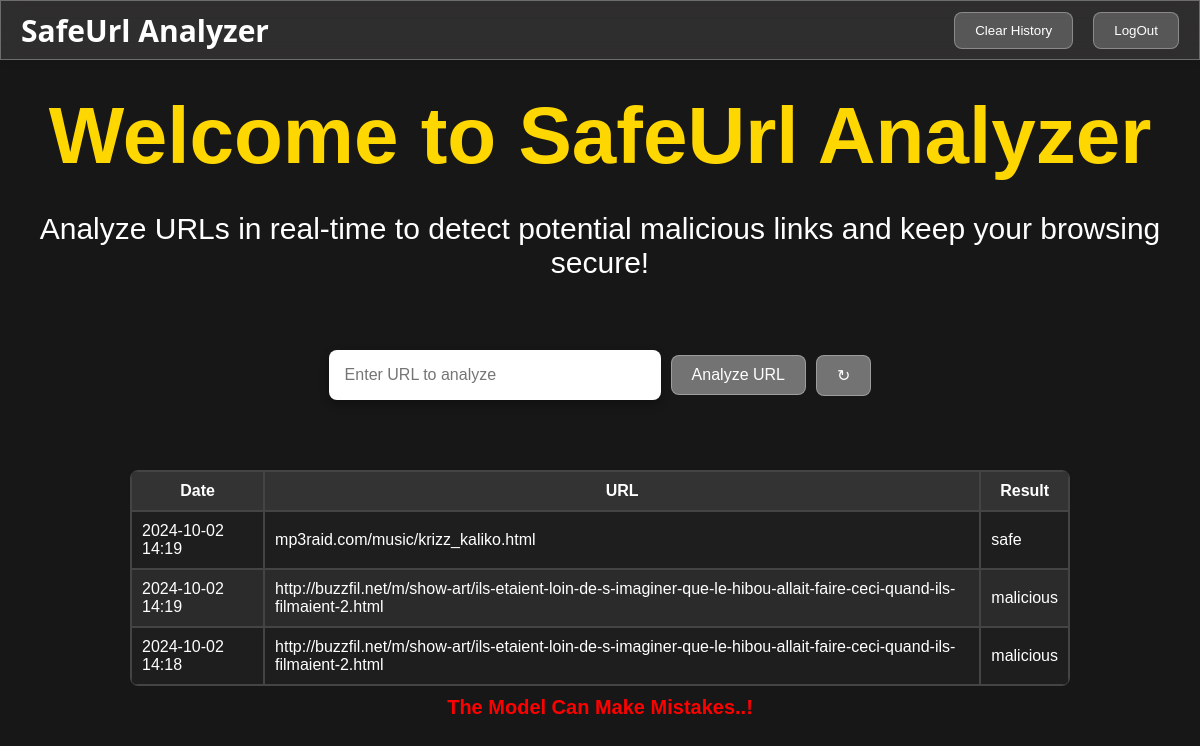
/dashboard/ (signed in), run on the app's committed database.
### app01/models.py (models this page shows)
class URLHistory(models.Model):
    user = models.ForeignKey(User, on_delete=models.CASCADE)
    url = models.CharField(max_length=500)
    result = models.CharField(max_length=20)
    timestamp = models.DateTimeField(auto_now_add=True)

### app01/views.py (the view)
# urls.py: path('dashboard/', dashboard, name='dashboard'),   # Dashboard URL
@login_required(login_url='login_signup')
def dashboard(request):
    user_history = URLHistory.objects.filter(user=request.user).order_by('-timestamp')
    return render(request, 'dashboard.html', {'history': user_history})

### app01/templates/dashboard.html (shortened to what this page needs)
{% load static %}
<!DOCTYPE html>
<html lang="en">
<head>
    <link rel="stylesheet" href="{% static 'css/dashboard.css'%}">
</head>
<body>
  <nav class="navbar">
    <div class="logo"><a href="#">SafeUrl Analyzer</a></div>
    <div class="nav-buttons">
        <button class="clear-history-btn" onclick="clearHistory()">Clear History</button>
        <form method="post" action="{% url 'logout' %}" style="display: inline;">
            <button type="submit" class="logout-btn">LogOut</button>
        </form>
    </div>
</nav>
<div class="welcome-message">
    <h1>Welcome to SafeUrl Analyzer</h1>
    <p>Analyze URLs in real-time to detect potential malicious links and keep your browsing secure!</p>
</div>
<div class="url-submission">
    <div class="input-group">
        <input type="text" id="urlInput" placeholder="Enter URL to analyze" required>
        <button class="btn" onclick="analyzeURL()">Analyze URL</button>
        <button class="refresh-btn" id="refreshIcon" onclick="clearInput()" aria-label="Clear Input">&#8635;</button>
    </div>
</div>
<div class="history-container">
    <table id="historyTable">
        <thead>
            <tr>
                <th>Date</th>
                <th>URL</th>
                <th>Result</th>
            </tr>
        </thead>
        <tbody>
            {% for entry in history %}
            <tr>
                <td>{{ entry.timestamp|date:"Y-m-d H:i" }}</td>
                <td>{{ entry.url }}</td>
                <td>{{ entry.result }}</td>
            </tr>
            {% empty %}
            <tr>
                <td colspan="3">No history available.</td>
            </tr>
            {% endfor %}
        </tbody>
    </table>
    <h3>The Model Can Make Mistakes..!</h3>
</div>
</body>
</html>

### app01/static/css/dashboard.css (style rules this page uses)
body, nav, div, button, a { margin: 0; padding: 0; box-sizing: border-box; }
body { display: flex; flex-direction: column; justify-content: flex-start; min-height: 100vh; overflow-x: hidden; overflow-y: auto; background: rgb(24, 23, 23); position: relative; }
nav.navbar { display: flex; justify-content: space-between; align-items: center; width: 100%; height: 60px; background: rgba(255, 255, 255, 0.1); backdrop-filter: blur(10px); -webkit-backdrop-filter: blur(10px); border: 1px solid rgba(255, 255, 255, 0.3); box-shadow: 0 4px 6px rgba(0, 0, 0, 0.1); position: fixed; top: 0; z-index: 1000; padding: 0 20px; }
.logo { flex: 1; }
.logo a { font-size: 30px; color: #fff; text-decoration: none; font-weight: bold; font-family:system-ui, -apple-system, BlinkMacSystemFont, 'Segoe UI', Roboto, Oxygen, Ubuntu, Cantarell, 'Open Sans', 'Helvetica Neue', sans-serif; }
.nav-buttons { display: flex; gap: 20px; }
.nav-buttons button { background-color: rgba(255, 255, 255, 0.2); border: 1px solid rgba(255, 255, 255, 0.3); border-radius: 8px; padding: 10px 20px; color: #fff; cursor: pointer; transition: background 0.3s ease; }
.welcome-message { font-family: 'Franklin Gothic Medium', 'Arial Narrow', Arial, sans-serif; padding: 20px 30px; text-align: center; margin-top: 70px; color: #FFD700; }
.welcome-message h1 { margin: 0; font-size: 80px; }
.welcome-message p { color: white; font-size: 30px; }
.history-container h3 { margin: 0; font-size: 20px; color: red; }
.url-submission { display: flex; flex-direction: column; justify-content: center; align-items: center; margin: 20px 0; }
.input-group { display: flex; align-items: center; gap: 10px; }
.input-group input { padding: 15px; font-size: 16px; border: 1px solid rgba(255, 255, 255, 0.3); outline: none; flex-grow: 1; border-radius: 8px; box-shadow: 0px 4px 10px rgba(0, 0, 0, 0.3); color: black; width: 300px; }
.btn, .refresh-btn { padding: 10px 20px; font-size: 16px; cursor: pointer; background-color: rgba(255, 255, 255, 0.4); border: 1px solid rgba(255, 255, 255, 0.3); color: #fff; transition: background 0.3s ease; border-radius: 8px; backdrop-filter: blur(20px); -webkit-backdrop-filter: blur(20px); }
.history-container { margin: 10px auto; width: 80%; text-align: center; padding: 10px; border-radius: 8px; overflow-x: auto; font-family: 'Franklin Gothic Medium', 'Arial Narrow', Arial, sans-serif; }
table { width: 100%; border-collapse: separate; border-spacing: 0; margin-top: 30px; background-color: #1e1e1e; color: white; border: 1px solid #444; border-radius: 8px; overflow: hidden; }
th, td { padding: 10px; border: 1px solid #444; }
th { background-color: #333; }
td { text-align: left; }
tbody tr:nth-child(even) { background-color: #2b2b2b; }
table tbody tr:last-child td { border-bottom: 1px solid #444; }
table { margin-bottom: 10px; }

### data on the page
URLHistory: timestamp "2024-10-02 14:19", url "mp3raid.com/music/krizz_kaliko.html", result "safe"
URLHistory: timestamp "2024-10-02 14:19", url "http://buzzfil.net/m/show-art/ils-etaient-loin-de-s-imaginer-que-le-hibou-allait-faire-ceci-quand-ils-filmaient-2.html", result "malicious"
URLHistory: timestamp "2024-10-02 14:18", url "http://buzzfil.net/m/show-art/ils-etaient-loin-de-s-imaginer-que-le-hibou-allait-faire-ceci-quand-ils-filmaient-2.html", result "malicious"
